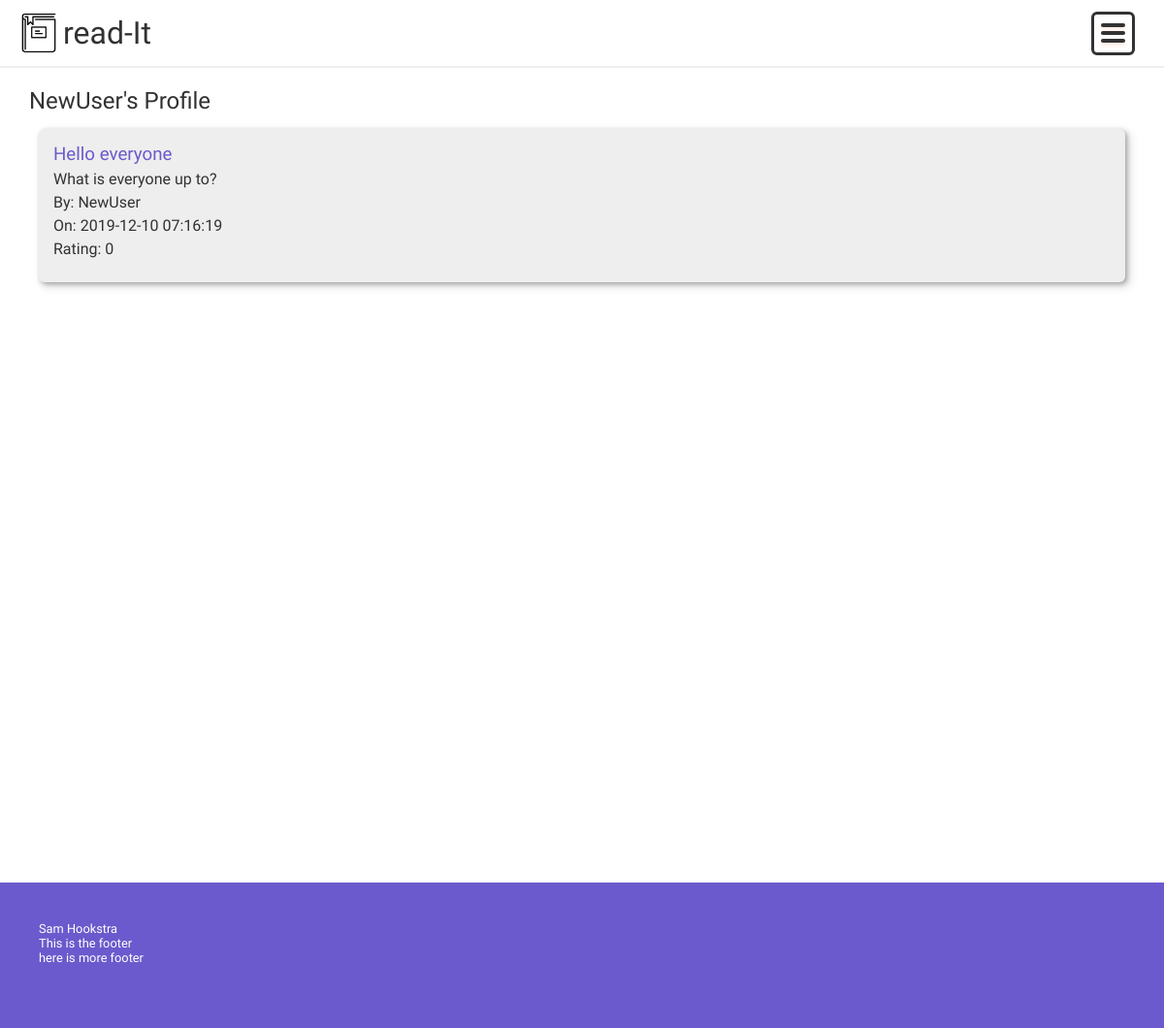
The app's page /index.php?action=viewUser&userID=39 with its own data.
### tables this page shows
CREATE TABLE `users` (
  `userID` int(11) NOT NULL,
  `username` varchar(32) NOT NULL,
  `email` varchar(64) NOT NULL,
  `password` varchar(128) NOT NULL
);

CREATE TABLE `posts` (
  `postID` int(11) NOT NULL,
  `subredditID` int(11) NOT NULL,
  `userID` int(11) NOT NULL,
  `postTitle` varchar(64) NOT NULL,
  `postContent` varchar(1500) NOT NULL,
  `postTime` datetime NOT NULL DEFAULT CURRENT_TIMESTAMP,
  `rating` int(11) NOT NULL DEFAULT '0'
);

### models/userDA.php (called while the page is built, shortened)
<?php
require_once('models/database.php');
require_once('models/user.php');
class userDA
{
    public static function get_all()
    {
        $db = Database::getDB();
        $queryUsers = 'SELECT * FROM users';
        $statement = $db->prepare($queryUsers);
        $statement->execute();
        $rows = $statement->fetchAll();
        foreach ($rows as $value) {
            $user = new user($value['userID'], $value['username'], $value['email'], $value['password']);
            $users[] = $user;
        }
        return $users;
    }
    public static function getUserByID($userID)
    {
        $db = Database::getDB();
        $queryUser = 'SELECT * FROM users where userID = :userID';
        $statement = $db->prepare($queryUser);
        $statement->bindValue(':userID', $userID);
        $statement->execute();
        $rows = $statement->fetchAll();
        foreach ($rows as $value) {
            $user = new user($value['userID'], $value['username'], $value['email'], $value['password']);
        }
        return $user;
    }
}

### models/user.php (called while the page is built, shortened)
<?php
class user
{
    private $userID, $username, $email, $password;
    public function __construct($userID, $username, $email, $password)
    {
        $this->username = $username;
    }
    public function getUsername()
    {
        return $this->username;
    }
}

### models/posts/postDA.php (called while the page is built, shortened)
<?php
require_once 'models/posts/post.php';
class postDA
{
    public static function get_post_by_userID($userID)
    {
        $db = Database::getDB();
        $queryPosts = 'SELECT * FROM posts WHERE userID = :userID';
        $statement = $db->prepare($queryPosts);
        $statement->bindValue(':userID', $userID);
        $statement->execute();
        $rows = $statement->fetchAll();
        $posts = [];
        foreach ($rows as $value) {
            $post = new post($value['postID'], $value['subredditID'], $value['userID'], $value['postTitle'], $value['postContent'], $value['postTime'], $value['rating']);
            array_push($posts, $post);
        }
        return $posts;
    }
}

### models/posts/post.php (called while the page is built, shortened)
<?php
class post
{
    private $postID, $subredditID, $userID, $postTitle, $postContent, $postTime, $rating;
    public function __construct($postID, $subredditID, $userID, $postTitle, $postContent, $postTime, $rating)
    {
        $this->postID = $postID;
        $this->postTitle = $postTitle;
        $this->postContent = $postContent;
        $this->postTime = $postTime;
        $this->rating = $rating;
    }
    public function getPostID()
    {
        return $this->postID;
    }
    public function getPostTitle()
    {
        return $this->postTitle;
    }
    public function getPostContent()
    {
        return $this->postContent;
    }
    public function getPostTime()
    {
        return $this->postTime;
    }
    public function getRating()
    {
        return $this->rating;
    }
}

### views/viewUser.php (shortened to what this page needs)
<!DOCTYPE html>
<html lang="en">
<?php include_once("views/components/header.php"); ?>
<body>
    <?php include_once("views/components/nav.php"); ?>
    <div class="container">
        <div class="container-main">
            <?php echo '<h2>' . htmlspecialchars($userToView->getUsername()) . '\'s Profile</h1>'; ?>
            <?php if (empty($posts)) { ?>
                <h3>This user has not made any posts yet.</h3>
            <?php } else { ?>
                <div class="posts">
                    <?php foreach ($posts as $post) : ?>
                        <div class="post">
                            <div class="post-content">
                                <h3>
                                    <a href="subredditController.php?action=viewPost&amp;postID=<?php echo $post->getPostID(); ?>">
                                        <?php echo htmlspecialchars($post->getPostTitle()) ?>
                                    </a>
                                </h3>
                                <p><?php echo htmlspecialchars($post->getPostContent()) ?></p>
                                <p><?php echo 'By: ' . htmlspecialchars(userDA::getUserByID($post->getUserID())->getUsername()) ?></p>
                                <p><?php echo 'On: ' . htmlspecialchars($post->getPostTime()) ?></p>
                                <p><?php echo 'Rating: ' . htmlspecialchars($post->getRating()); ?></p>
                            </div>
                        </div>
                    <?php endforeach ?>
                </div>
            <?php } ?>
        </div>
    </div>
    <div class="footer">
        <p>Sam Hookstra</p>
        <p>This is the footer</p>
        <p>here is more footer</p>
    </div>
</body>
</html>

### css/styling.css (style rules this page uses)
*, *:before, *:after { box-sizing: inherit; }
* { margin: 0; padding: 0; font-weight: normal; font-family: "Arimo", Arial, Helvetica, sans-serif; text-decoration: none; outline: none; }
body { height: 100%; }
html { box-sizing: border-box; }
.container { display: flex; width: 95%; margin: 0 auto; min-height: 100vh; justify-content: space-between; margin-bottom: 20px; }
.container-main p, h1, h2, h3, h4 { margin: 10px 0; }
.container-main { flex: 4; margin: 0 10px; border-radius: 8px; color: rgb(50, 50, 50); height: 100%; }
.footer { padding: 40px; height: 150px; width: 100%; background-color: slateblue; color: white; font-size: 0.8em; }
.posts { margin: 0 10px 10px 10px; }
.post { margin: 15px 0 10px 0; background-color: #eee; padding: 15px; border-radius: 6px; box-shadow: 2px 2px 5px 0 rgba(0, 0, 0, 0.3), 4px 4px 10px 2px rgba(0, 0, 0, 0.1); display: flex; transition: box-shadow 350ms; width: 100%; }
.post a { color: slateblue; }
.post-content { display: flex; flex-direction: column; align-items: flex-start; width: 100%; }
.post-content p, h2, h3 { padding: 0; margin: 0; margin-bottom: 5px; }
@media only screen and (max-width: 1200px) { .container { padding: 0; } }
@media only screen and (max-width: 1200px) { .container-main { flex: 1; width: 100%; margin: 0; padding: 0; } }
@media only screen and (max-width: 1200px) { .container-sidebar p, h1, h2 { color: rgb(50, 50, 50); } }
@media only screen and (max-width: 1200px) { .post-content { width: 100%; } }
@media only screen and (max-width: 1200px) { .post { width: 100%; } }

### records on screen
users: username "NewUser"
posts: postTitle "Hello everyone", postContent "What is everyone up to?", Username "NewUser", postTime "2019-12-10 07:16:19", rating "0"
